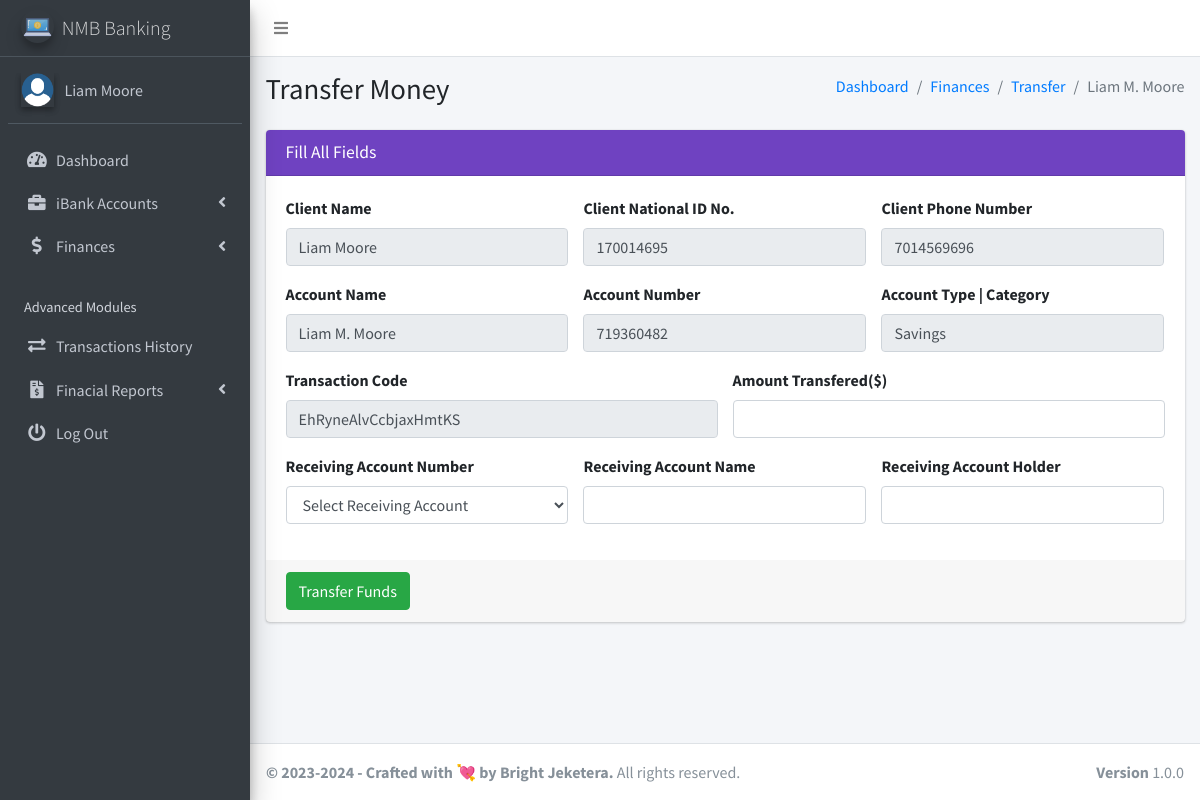
Page /client/pages_transfer_money.php?account_id=17&account_number=719360482&client_id=9 (signed in) on the committed database.
### tables this page shows
CREATE TABLE `ib_systemsettings` (
  `id` int(20) NOT NULL,
  `sys_name` longtext NOT NULL,
  `sys_tagline` longtext NOT NULL,
  `sys_logo` varchar(200) NOT NULL
);

CREATE TABLE `ib_clients` (
  `client_id` int(11) NOT NULL,
  `name` varchar(200) NOT NULL,
  `national_id` varchar(200) NOT NULL,
  `phone` varchar(200) NOT NULL,
  `address` varchar(200) NOT NULL,
  `email` varchar(200) UNIQUE NOT NULL ,
  `password` varchar(200) NOT NULL,
  `profile_pic` varchar(200),
  `face_login_token` varchar(200),
  `acc_token` varchar(200),
  `client_number` varchar(200) NOT NULL,
  `last_login_ip` varchar(200) NOT NULL,
  `last_login_agent` varchar(200) NOT NULL,
  `last_login_attempts` int default 0
);

CREATE TABLE `ib_bankaccounts` (
  `account_id` int(20) NOT NULL,
  `acc_name` varchar(200) NOT NULL,
  `account_number` varchar(200) NOT NULL,
  `acc_type` varchar(200) NOT NULL,
  `acc_rates` varchar(200) NOT NULL,
  `acc_status` varchar(200) NOT NULL,
  `acc_amount` varchar(200) NOT NULL,
  `client_id` varchar(200) NOT NULL,
  `client_name` varchar(200) NOT NULL,
  `client_national_id` varchar(200) NOT NULL,
  `client_phone` varchar(200) NOT NULL,
  `client_number` varchar(200) NOT NULL,
  `client_email` varchar(200) NOT NULL,
  `client_adr` varchar(200) NOT NULL,
  `created_at` timestamp(6) NOT NULL DEFAULT current_timestamp(6) ON UPDATE current_timestamp(6)
);

### client/pages_transfer_money.php (the view, shortened to what this page needs)
<?php
include('conf/config.php');
?>
<!DOCTYPE html>
<html>
<?php include("dist/_partials/head.php"); ?>
<body class="hold-transition sidebar-mini layout-fixed layout-navbar-fixed">
    <div class="wrapper">
        <?php include("dist/_partials/nav.php"); ?>
        <?php include("dist/_partials/sidebar.php"); ?>
        <?php
        $account_id = $_GET['account_id'];
        $ret = "SELECT * FROM  ib_bankaccounts WHERE account_id = ? ";
        $stmt = $mysqli->prepare($ret);
        $stmt->bind_param('i', $account_id);
        $stmt->execute();
        $res = $stmt->get_result();
        while ($row = $res->fetch_object()) {
        ?>
            <div class="content-wrapper">
                <section class="content-header">
                    <div class="container-fluid">
                        <div class="row mb-2">
                            <div class="col-sm-6">
                                <h1>Transfer Money</h1>
                            </div>
                            <div class="col-sm-6">
                                <ol class="breadcrumb float-sm-right">
                                    <li class="breadcrumb-item"><a href="pages_dashboard.php">Dashboard</a></li>
                                    <li class="breadcrumb-item"><a href="pages_transfer_money.php">Finances</a></li>
                                    <li class="breadcrumb-item"><a href="pages_transfer_money.php">Transfer</a></li>
                                    <li class="breadcrumb-item active"><?php echo $row->acc_name; ?></li>
                                </ol>
                            </div>
                        </div>
                    </div>
                </section>
                <section class="content">
                    <div class="container-fluid">
                        <div class="row">
                            <div class="col-md-12">
                                <div class="card card-purple">
                                    <div class="card-header">
                                        <h3 class="card-title">Fill All Fields</h3>
                                    </div>
                                    <form method="post" enctype="multipart/form-data" role="form">
                                        <div class="card-body">
                                            <div class="row">
                                                <div class=" col-md-4 form-group">
                                                    <label for="exampleInputEmail1">Client Name</label>
                                                    <input type="text" readonly name="client_name" value="<?php echo $row->client_name; ?>" required class="form-control" id="exampleInputEmail1">
                                                </div>
                                                <div class=" col-md-4 form-group">
                                                    <label for="exampleInputPassword1">Client National ID No.</label>
                                                    <input type="text" readonly value="<?php echo $row->client_national_id; ?>" name="client_national_id" required class="form-control" id="exampleInputEmail1">
                                                </div>
                                                <div class=" col-md-4 form-group">
                                                    <label for="exampleInputEmail1">Client Phone Number</label>
                                                    <input type="text" readonly name="client_phone" value="<?php echo $row->client_phone; ?>" required class="form-control" id="exampleInputEmail1">
                                                </div>
                                            </div>
                                            <div class="row">
                                                <div class=" col-md-4 form-group">
                                                    <label for="exampleInputEmail1">Account Name</label>
                                                    <input type="text" readonly name="acc_name" value="<?php echo $row->acc_name; ?>" required class="form-control" id="exampleInputEmail1">
                                                </div>
                                                <div class=" col-md-4 form-group">
                                                    <label for="exampleInputPassword1">Account Number</label>
                                                    <input type="text" readonly value="<?php echo $row->account_number; ?>" name="account_number" required class="form-control" id="exampleInputEmail1">
                                                </div>
                                                <div class=" col-md-4 form-group">
                                                    <label for="exampleInputEmail1">Account Type | Category</label>
                                                    <input type="text" readonly name="acc_type" value="<?php echo $row->acc_type; ?>" required class="form-control" id="exampleInputEmail1">
                                                </div>
                                            </div>
                                            <div class="row">
                                                <div class=" col-md-6 form-group">
                                                    <label for="exampleInputEmail1">Transaction Code</label>
                                                    <?php
                                                    $length = 20;
                                                    $_transcode =  substr(str_shuffle('0123456789QWERgfdsazxcvbnTYUIOqwertyuioplkjhmPASDFGHJKLMNBVCXZ'), 1, $length);
                                                    ?>
                                                    <input type="text" name="tr_code" readonly value="<?php echo $_transcode; ?>" required class="form-control" id="exampleInputEmail1">
                                                </div>
                                                <div class=" col-md-6 form-group">
                                                    <label for="exampleInputPassword1">Amount Transfered($)</label>
                                                    <input type="text" name="transaction_amt" required class="form-control" id="exampleInputEmail1">
                                                </div>
                                            </div>
                                            <div class="row">
                                                <div class=" col-md-4 form-group">
                                                    <label for="exampleInputPassword1">Receiving Account Number</label>
                                                    <select name="receiving_acc_no" onChange="getiBankAccs(this.value);" required class="form-control">
                                                        <option>Select Receiving Account</option>
                                                        <?php
                                                        $ret = "SELECT * FROM ib_bankaccounts WHERE client_id !='".$client_id."'";
                                                        $stmt = $mysqli->prepare($ret);
                                                        $stmt->execute();
                                                        $res = $stmt->get_result();
                                                        ?>
                                                    </select>
                                                </div>
                                                <div class=" col-md-4 form-group">
                                                    <label for="exampleInputPassword1">Receiving Account Name</label>
                                                    <input type="text" name="receiving_acc_name" required class="form-control" id="ReceivingAcc">
                                                </div>
                                                <div class=" col-md-4 form-group">
                                                    <label for="exampleInputPassword1">Receiving Account Holder</label>
                                                    <input type="text" name="receiving_acc_holder" required class="form-control" id="AccountHolder">
                                                </div>
                                            </div>
                                        </div>
                                        <div class="card-footer">
                                            <button type="submit" name="deposit" class="btn btn-success">Transfer Funds</button>
                                        </div>
                                    </form>
                                </div>
                            </div>
                </section>
            </div>
        <?php } ?>
        <?php include("dist/_partials/footer.php"); ?>
    </div>
</body>
</html>

### client/dist/_partials/sidebar.php (shortened to what this page needs)
<aside class="main-sidebar sidebar-dark-primary elevation-4">
  <?php
  $client_id = $_SESSION['client_id'];
  $ret = "SELECT * FROM  ib_clients  WHERE client_id = ? ";
  $stmt = $mysqli->prepare($ret);
  $stmt->bind_param('i', $client_id);
  $stmt->execute();
  $res = $stmt->get_result();
  while ($row = $res->fetch_object()) {
    if ($row->profile_pic == '') {
      $profile_picture = "<img src='../admin/dist/img/user_icon.png' class=' elevation-2' alt='User Image'>
                ";
    } else {
      $profile_picture = "<img src='../admin/dist/img/$row->profile_pic' class='elevation-2' alt='User Image'>
                ";
    }
    $ret = "SELECT * FROM `ib_systemsettings` ";
    $stmt = $mysqli->prepare($ret);
    $stmt->execute();
    $res = $stmt->get_result();
    while ($sys = $res->fetch_object()) {
  ?>
      <a href="pages_dashboard.php" class="brand-link">
        <img src="../admin/dist/img/<?php echo $sys->sys_logo;?>" alt="iBanking Logo" class="brand-image img-circle elevation-3" style="opacity: .8">
        <span class="brand-text font-weight-light"><?php echo $sys->sys_name;?></span>
      </a>
      <div class="sidebar">
        <div class="user-panel mt-3 pb-3 mb-3 d-flex">
          <div class="image">
            <?php echo $profile_picture; ?>
          </div>
          <div class="info">
            <a href="/client/pages_account.php" class="d-block"><?php echo $row->name; ?></a>
          </div>
        </div>
        <nav class="mt-2">
          <ul class="nav nav-pills nav-sidebar flex-column" data-widget="treeview" role="menu" data-accordion="false">
            <li class="nav-item has-treeview">
              <a href="pages_dashboard.php" class="nav-link">
                <i class="nav-icon fas fa-tachometer-alt"></i>
                <p>
                  Dashboard
                </p>
              </a>
            </li>
            <li class="nav-item has-treeview">
              <a href="#" class="nav-link">
                <i class="nav-icon fas fa-briefcase"></i>
                <p>
                  iBank Accounts
                  <i class="fas fa-angle-left right"></i>
                </p>
              </a>
            </li>
            <li class="nav-item has-treeview">
              <a href="#" class="nav-link">
                <i class="nav-icon fas fa-dollar-sign"></i>
                <p>
                  Finances
                  <i class="fas fa-angle-left right"></i>
                </p>
              </a>
            </li>
            <li class="nav-header">Advanced Modules</li>
            <li class="nav-item">
              <a href="pages_transactions_engine.php" class="nav-link">
                <i class="nav-icon fas fa-exchange-alt"></i>
                <p>
                  Transactions History
                </p>
              </a>
            </li>
            <li class="nav-item has-treeview">
              <a href="#" class="nav-link">
                <i class="nav-icon fas fa-file-invoice-dollar"></i>
                <p>
                  Finacial Reports
                  <i class="fas fa-angle-left right"></i>
                </p>
              </a>
            </li>
            <li class="nav-item">
              <a href="pages_logout.php" class="nav-link">
                <i class="nav-icon fas fa-power-off"></i>
                <p>
                  Log Out
                </p>
              </a>
            </li>
          </ul>
        </nav>
      </div>
</aside>
<?php
    }
  } ?>

### client/dist/_partials/footer.php
<?php
$ret = "SELECT * FROM `ib_systemsettings` ";
$stmt = $mysqli->prepare($ret);
$stmt->execute();
$res = $stmt->get_result();
while ($sys = $res->fetch_object()) {
?>
  <footer class="main-footer">
    <strong>&copy; 2023-<?php echo date('Y'); ?> - Crafted with 💘 by Bright Jeketera.</strong>
    All rights reserved.
    <div class="float-right d-none d-sm-inline-block">
      <b>Version</b> 1.0.0
    </div>
  </footer>
<?php } ?>

### rows in the picture
ib_clients: name "Liam Moore"
ib_systemsettings: sys_logo (picture), sys_name "NMB Banking", ib_clients.profile_pic (picture)
ib_bankaccounts: acc_name "Liam M. Moore", client_name "Liam Moore", client_national_id "170014695", client_phone "7014569696", account_number "719360482", acc_type "Savings", tr_code "EhRyneAlvCcbjaxHmtKS"
